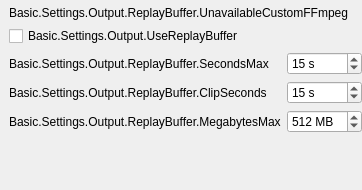
                  <widget class="QWidget" name="advOutputReplayTab">
                   <attribute name="title">
                    <string>ReplayBuffer</string>
                   </attribute>
                   <layout class="QVBoxLayout" name="verticalLayout_22">
                    <property name="leftMargin">
                     <number>0</number>
                    </property>
                    <property name="topMargin">
                     <number>0</number>
                    </property>
                    <property name="rightMargin">
                     <number>0</number>
                    </property>
                    <property name="bottomMargin">
                     <number>0</number>
                    </property>
                    <item>
                     <widget class="QFrame" name="advOutputReplayFrame">
                      <property name="lineWidth">
                       <number>0</number>
                      </property>
                      <layout class="QVBoxLayout" name="verticalLayout_29">
                       <property name="leftMargin">
                        <number>9</number>
                       </property>
                       <property name="topMargin">
                        <number>6</number>
                       </property>
                       <property name="rightMargin">
                        <number>0</number>
                       </property>
                       <property name="bottomMargin">
                        <number>9</number>
                       </property>
                       <item>
                        <widget class="QLabel" name="advReplayBufCustomFFmpeg">
                         <property name="text">
                          <string>Basic.Settings.Output.ReplayBuffer.UnavailableCustomFFmpeg</string>
                         </property>
                         <property name="themeID" stdset="0">
                          <string>warning</string>
                         </property>
                        </widget>
                       </item>
                       <item>
                        <widget class="QCheckBox" name="advReplayBuf">
                         <property name="text">
                          <string>Basic.Settings.Output.UseReplayBuffer</string>
                         </property>
                        </widget>
                       </item>
                       <item>
                        <widget class="QFrame" name="advReplayBufferFrame">
                         <property name="sizePolicy">
                          <sizepolicy hsizetype="Preferred" vsizetype="Preferred">
                           <horstretch>0</horstretch>
                           <verstretch>0</verstretch>
                          </sizepolicy>
                         </property>
                         <layout class="QFormLayout" name="formLayout_30">
                          <property name="leftMargin">
                           <number>0</number>
                          </property>
                          <property name="topMargin">
                           <number>0</number>
                          </property>
                          <property name="rightMargin">
                           <number>0</number>
                          </property>
                          <property name="bottomMargin">
                           <number>8</number>
                          </property>
                          <item row="0" column="0">
                           <widget class="QLabel" name="advRBSecMaxLabel">
                            <property name="text">
                             <string>Basic.Settings.Output.ReplayBuffer.SecondsMax</string>
                            </property>
                           </widget>
                          </item>
                          <item row="0" column="1">
                           <widget class="QSpinBox" name="advRBSecMax">
                            <property name="suffix">
                             <string notr="true"> s</string>
                            </property>
                            <property name="minimum">
                             <number>5</number>
                            </property>
                            <property name="maximum">
                             <number>21600</number>
                            </property>
                            <property name="value">
                             <number>15</number>
                            </property>
                           </widget>
                          </item>
                          <item row="1" column="0">
                           <widget class="QLabel" name="advRBClipSecLabel">
                            <property name="text">
                             <string>Basic.Settings.Output.ReplayBuffer.ClipSeconds</string>
                            </property>
                           </widget>
                          </item>
                          <item row="1" column="1">
                           <widget class="QSpinBox" name="advRBClipSec">
                            <property name="suffix">
                             <string notr="true"> s</string>
                            </property>
                            <property name="minimum">
                             <number>5</number>
                            </property>
                            <property name="maximum">
                             <number>21600</number>
                            </property>
                            <property name="value">
                             <number>15</number>
                            </property>
                           </widget>
                          </item>
                          <item row="2" column="1">
                           <widget class="QSpinBox" name="advRBMegsMax">
                            <property name="suffix">
                             <string> MB</string>
                            </property>
                            <property name="minimum">
                             <number>20</number>
                            </property>
                            <property name="maximum">
                             <number>8192</number>
                            </property>
                            <property name="value">
                             <number>512</number>
                            </property>
                           </widget>
                          </item>
                          <item row="2" column="0">
                           <widget class="QLabel" name="advRBMegsMaxLabel">
                            <property name="text">
                             <string>Basic.Settings.Output.ReplayBuffer.MegabytesMax</string>
                            </property>
                           </widget>
                          </item>
                          <item row="3" column="1">
                           <widget class="QLabel" name="advRBEstimate">
                            <property name="text">
                             <string notr="true"/>
                            </property>
                           </widget>
                          </item>
                         </layout>
                        </widget>
                       </item>
                      </layout>
                     </widget>
                    </item>
                    <item>
                     <spacer name="verticalSpacer">
                      <property name="orientation">
                       <enum>Qt::Vertical</enum>
                      </property>
                      <property name="sizeHint" stdset="0">
                       <size>
                        <width>20</width>
                        <height>20</height>
                       </size>
                      </property>
                     </spacer>
                    </item>
                   </layout>
                  </widget>
